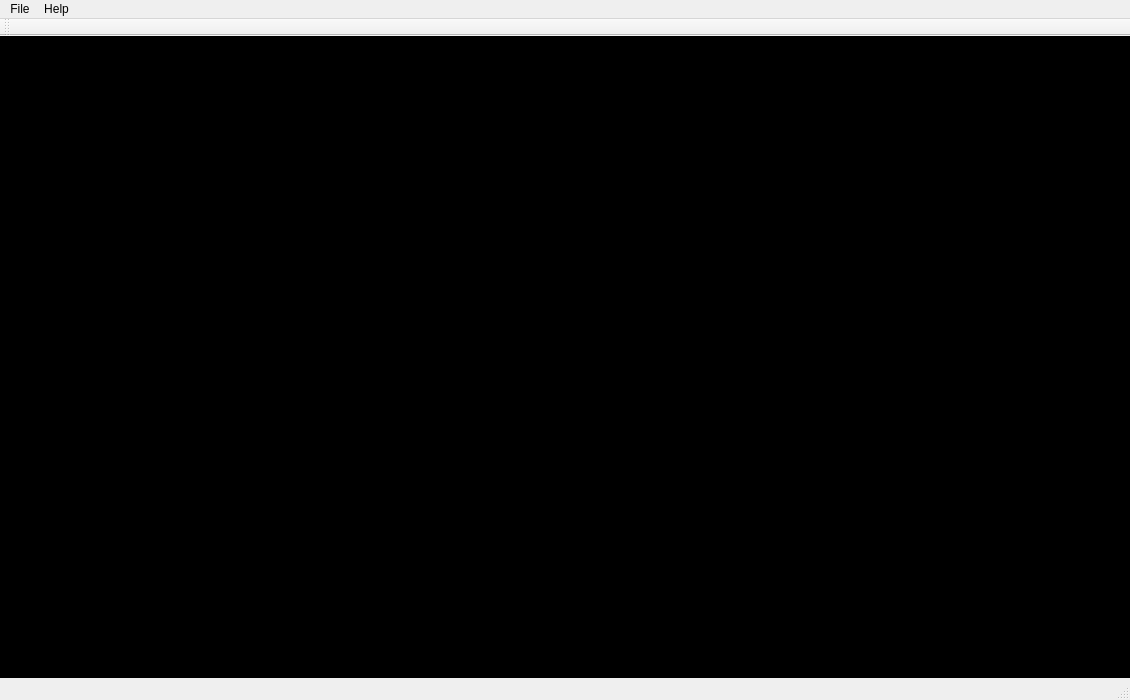
<?xml version="1.0" encoding="UTF-8"?>
<ui version="4.0">
 <class>BlobUI</class>
 <widget class="QMainWindow" name="BlobUI">
  <property name="geometry">
   <rect>
    <x>0</x>
    <y>0</y>
    <width>1130</width>
    <height>700</height>
   </rect>
  </property>
  <property name="windowTitle">
   <string>BlobUI</string>
  </property>
  <widget class="QWidget" name="centralWidget">
   <property name="palette">
    <palette>
     <active>
      <colorrole role="Base">
       <brush brushstyle="SolidPattern">
        <color alpha="255">
         <red>255</red>
         <green>255</green>
         <blue>255</blue>
        </color>
       </brush>
      </colorrole>
      <colorrole role="Window">
       <brush brushstyle="SolidPattern">
        <color alpha="255">
         <red>0</red>
         <green>0</green>
         <blue>0</blue>
        </color>
       </brush>
      </colorrole>
     </active>
     <inactive>
      <colorrole role="Base">
       <brush brushstyle="SolidPattern">
        <color alpha="255">
         <red>255</red>
         <green>255</green>
         <blue>255</blue>
        </color>
       </brush>
      </colorrole>
      <colorrole role="Window">
       <brush brushstyle="SolidPattern">
        <color alpha="255">
         <red>0</red>
         <green>0</green>
         <blue>0</blue>
        </color>
       </brush>
      </colorrole>
     </inactive>
     <disabled>
      <colorrole role="Base">
       <brush brushstyle="SolidPattern">
        <color alpha="255">
         <red>0</red>
         <green>0</green>
         <blue>0</blue>
        </color>
       </brush>
      </colorrole>
      <colorrole role="Window">
       <brush brushstyle="SolidPattern">
        <color alpha="255">
         <red>0</red>
         <green>0</green>
         <blue>0</blue>
        </color>
       </brush>
      </colorrole>
     </disabled>
    </palette>
   </property>
   <property name="autoFillBackground">
    <bool>true</bool>
   </property>
  </widget>
  <widget class="QMenuBar" name="menuBar">
   <property name="geometry">
    <rect>
     <x>0</x>
     <y>0</y>
     <width>1130</width>
     <height>22</height>
    </rect>
   </property>
   <widget class="QMenu" name="menuFile">
    <property name="title">
     <string>File</string>
    </property>
    <addaction name="actionExit"/>
   </widget>
   <widget class="QMenu" name="menuAbout">
    <property name="title">
     <string>Help</string>
    </property>
    <addaction name="actionAbout"/>
   </widget>
   <addaction name="menuFile"/>
   <addaction name="menuAbout"/>
  </widget>
  <widget class="QToolBar" name="mainToolBar">
   <attribute name="toolBarArea">
    <enum>TopToolBarArea</enum>
   </attribute>
   <attribute name="toolBarBreak">
    <bool>false</bool>
   </attribute>
  </widget>
  <widget class="QStatusBar" name="statusBar"/>
  <action name="actionAbout">
   <property name="text">
    <string>About...</string>
   </property>
  </action>
  <action name="actionExit">
   <property name="text">
    <string>Exit</string>
   </property>
  </action>
 </widget>
 <layoutdefault spacing="6" margin="11"/>
 <resources/>
 <connections/>
</ui>
